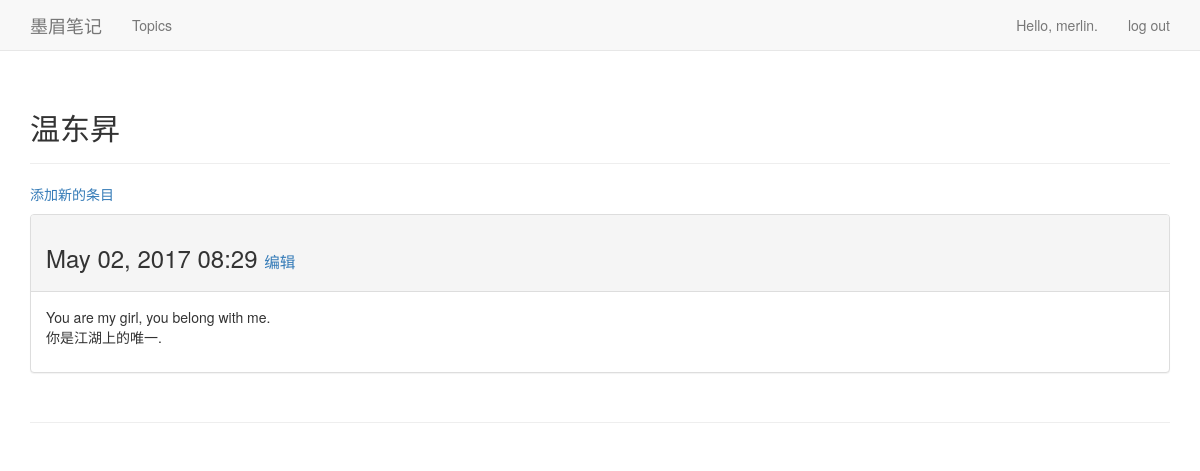
The page /topics/1/ (signed in) on the database its author committed.
### learning_notes/models.py (models this page shows, shortened)
class Topic(models.Model):
    text = models.CharField(max_length=200)
    date_added = models.DateTimeField(auto_now_add=True)
    owner = models.ForeignKey(User)
    def __str__(self):
        return self.text

class Entry(models.Model):
    topic = models.ForeignKey(Topic)
    text = models.TextField()
    date_added = models.DateTimeField(auto_now_add=True)
    class Meta:
        verbose_name_plural = 'entries'

### learning_notes/views.py (the view)
# urls.py: url(r'^topics/(?P<topic_id>\d+)/$', views.topic, name='topic'),
@login_required
def topic(request, topic_id):
    topic = Topic.objects.get(id=topic_id)
    check_topic_owner(request, topic)
    entries = topic.entry_set.order_by('-date_added')
    contex = {'topic': topic, 'entries': entries}
    return render(request, 'learning_notes/topic.html', contex)

### learning_notes/views.py (called while the page is built)
def check_topic_owner(request, topic):
    if topic.owner != request.user:
        raise Http404

### learning_notes/templates/learning_notes/topic.html
{% extends 'learning_notes/base.html' %}
{% block header %}
  <h2>{{ topic }}</h2>
{% endblock header %}
{% block content %}
  <p>
    <a href="{% url 'learning_notes:new_entry' topic.id %}">添加新的条目</a>
  </p>
  {% for entry in entries %}
  <div class="panel panel-default">
    <div class="panel-heading">
      <h3>
        {{ entry.date_added|date:'M d, Y H:i' }}
        <small>
          <a href="{% url 'learning_notes:edit_entry' entry.id %}">编辑</a>
        </small>
      </h3>
    </div>
    <div class="panel-body">
      {{ entry.text|linebreaks }}
    </div>
  </div>
  {% empty %}
    There are no entries for this topic yet.
  {% endfor %}
{% endblock content %}

### learning_notes/templates/learning_notes/base.html (shortened to what this page needs)
{% load bootstrap3 %}
<!DOCTYPE html>
<html lang="en">
  <head>
    {% bootstrap_css %}
  </head>
  <body>
    <nav class="navbar navbar-default navbar-static-top">
      <div class="container">
          <div class="navbar-header">
            <a class="navbar-brand" href="{% url 'learning_notes:index' %}">墨眉笔记</a>
          </div>
          <div id="navbar" class="navbar-collapse collapse">
            <ul class="nav navbar-nav">
              <li><a href="{% url 'learning_notes:topics' %}">Topics</a></li>
            </ul>
            <ul class="nav navbar-nav navbar-right">
              {% if user.is_authenticated %}
                <li><a>Hello, {{ user.username }}.</a></li>
                <li><a href="{% url 'users:logout' %}">log out</a></li>
              {% else %}
                <li><a href="{% url 'users:register' %}">register</a></li>
                <li><a href="{% url 'users:login' %}">login in</a></li>
                <!-- <li><a href="{% url 'users:register' %}">520</a></li>
                <li><a href="{% url 'users:login' %}">merlin</a></li> -->
              {% endif %}
            </ul>
          </div>
      </div>
    </nav>
    <div class="container">
      <div class="page-header">
        {% block header %}{% endblock header %}
      </div>
      <div>
        {% block content %}{% endblock content %}
      </div>
      <div class="page-header">
      </div>
    </div>
  </body>
</html>

### rows shown on the page
Topic: text "温东昇"
Entry: date_added "May 02, 2017 08:29", text "You are my girl, you belong with me. 你是江湖上的唯一."

### other values the page prints
{{ user.username }} "merlin"
